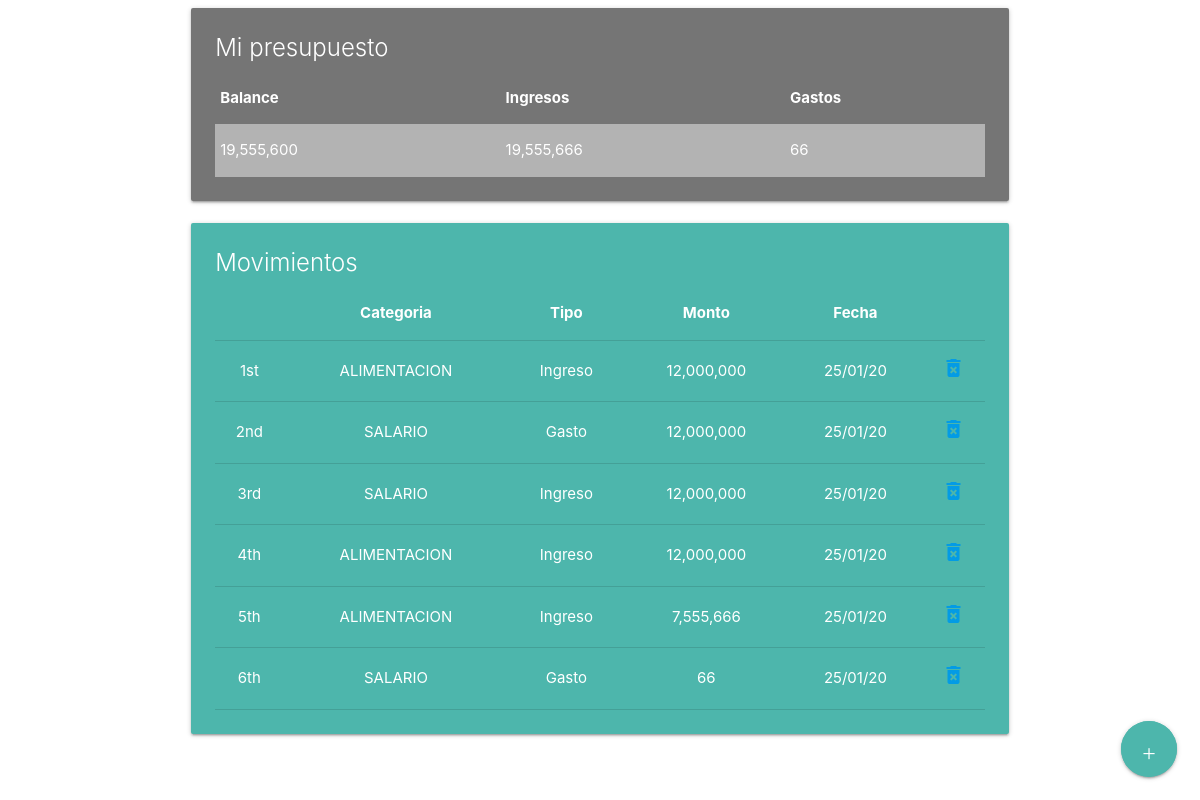
The app's page /, older data.
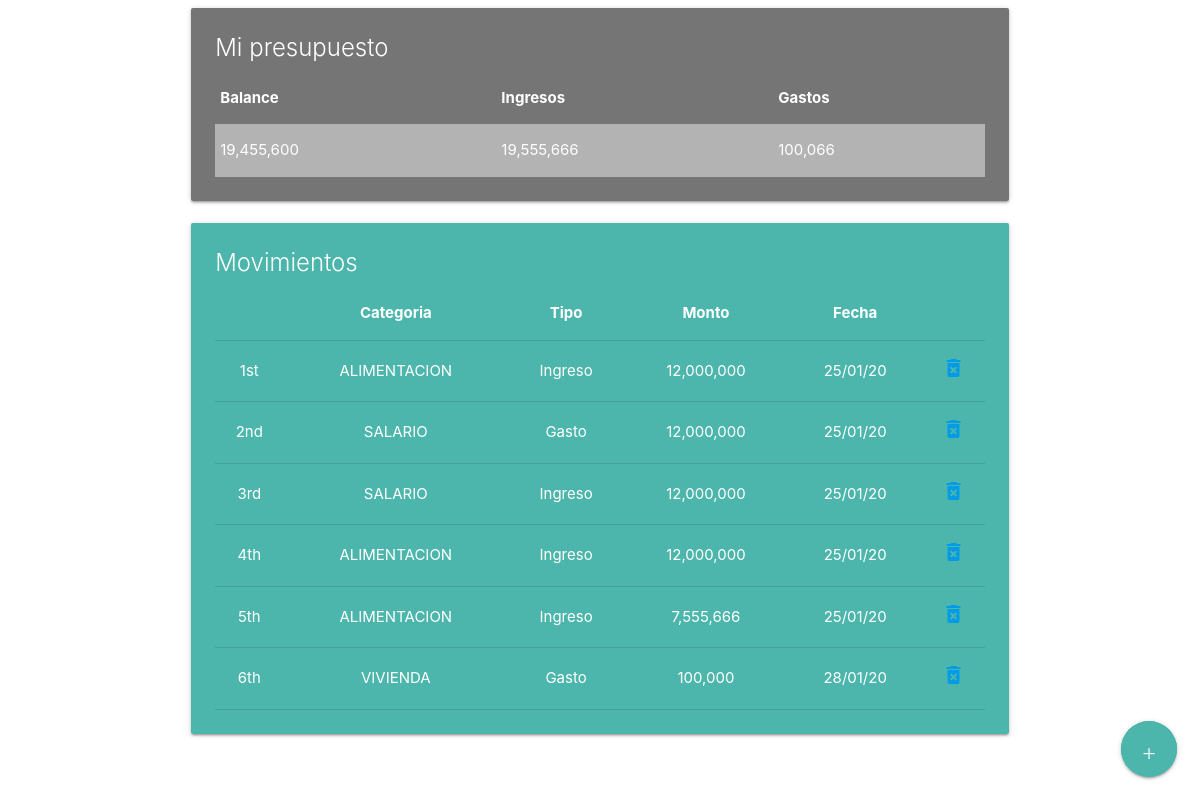
The same page, newer data.
### billetera/models.py (models this page shows, shortened)
class Balance(models.Model):
    saldo = models.DecimalField(max_digits=8, decimal_places=0)
    ingresos = models.IntegerField()
    gastos = models.IntegerField()

class Movimiento(models.Model):
    GASTO = "Gasto"
    INGRESO = "Ingreso"
    TIPO_GASTO_CHOICE = [
        (INGRESO, 'Ingreso'),
        (GASTO, 'Gasto'),
    ]
    categoria = models.ForeignKey(Categoria, null=False, on_delete=models.CASCADE)
    tipo = models.CharField(choices=TIPO_GASTO_CHOICE, default=GASTO, max_length=10)
    monto = models.DecimalField(max_digits=8, decimal_places=0)
    fecha = models.DateField(default=datetime.date.today)

class Categoria(models.Model):
    descripcion = models.CharField(max_length=100)

### billetera/views.py (the view)
# urls.py: path('', views.getBadget),
def getBadget(request):
    balance = Balance.objects.all()
    movimiento = Movimiento.objects.all()
    logger.info("Se ha consultado el Balance")
    context = {"balance" : balance, "movimiento" : movimiento}
    return render(request, 'home.html', context)

### templates/home.html (shortened to what this page needs)
<!DOCTYPE html>
<html lang="en" dir="ltr">
  <head>
    <link rel="stylesheet" href="https://cdnjs.cloudflare.com/ajax/libs/materialize/1.0.0/css/materialize.min.css">
  </head>
  <body>
    {% load humanize %}
    <div class="container">
      <div class="row">
        <div class="col s12 m12">
          <div class="card grey darken-1">
            <div class="card-content white-text">
              <spam class="card-title">Mi presupuesto</spam>
                <table class="striped">
                  <thead>
                    <tr>
                      <th>Balance</th>
                      <th>Ingresos</th>
                      <th>Gastos</th>
                    </tr>
                  </thead>
                  <tbody>
                    {% for data in balance %}
                    <tr>
                        <td>{{ data.saldo|intcomma }}</td>
                        <td>{{ data.ingresos|intcomma }}</td>
                        <td>{{ data.gastos|intcomma }}</td>
                    </tr>
                    {% endfor %}
                  </tbody>
                </table>
              </div>
            </div>
            <div class="row">
              <div class="col s12 m12">
                <div class="card teal lighten-2">
                  <div class="card-content white-text">
              <spam class="card-title">Movimientos</spam>
              <table class="highlight centered">
                <thead>
                 <tr>
                    <th></th>
                    <th>Categoria</th>
                    <th>Tipo</th>
                    <th>Monto</th>
                    <th>Fecha</th>
                  </tr>
                </thead>
                <tbody>
                  {% for data in movimiento %}
                  <tr>
                      <td>{{ forloop.counter|ordinal }}</td>
                      <td>{{ data.categoria.descripcion|upper }}</td>
                      <td>{{ data.tipo }}</td>
                      <td>{{ data.monto|intcomma }}</td>
                      <td>{{ data.fecha|date:"d/m/y" }}</td>
                      <td>
                        <a href="{% url 'borrarMovimiento' data.id %}">
                          <i class="delete material-icons">delete_forever</i>
                        </a>
                      </td>
                  </tr>
                  {% endfor %}
                </tbody>
              </table>
            </div>
          </div>
                <div class="fixed-action-btn">
                  <a href="{% url 'movimiento' %}" class="btn-floating btn-large teal lighten-2 pulse">
                    <i class="large material-icons">+</i>
                  </a>
                </div>
        </div>
      </div>
    </div>
  </body>
</html>

Row changes from the older to the newer data that the page shows:
removed Movimiento: categoria.descripcion "SALARIO", tipo "Gasto", monto "66", fecha "25/01/20"
changed Balance: saldo "19,555,600" → "19,455,600"; gastos "66" → "100,066"
added Movimiento: categoria.descripcion "VIVIENDA", tipo "Gasto", monto "100,000", fecha "28/01/20"
